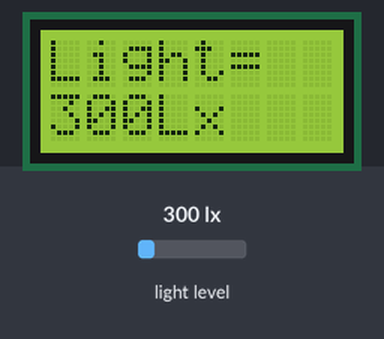
Simulated run of this sketch. Board: Arduino Uno, built with avr-gcc and run on an emulated ATmega328P. On the bench: 8×2 character LCD. The test bench sets the inputs (shaded band); at power-on: light level 300 lx.

Above: at 4.2 s.
4.3 s: light level set to 40 lx
At 6.2 s:
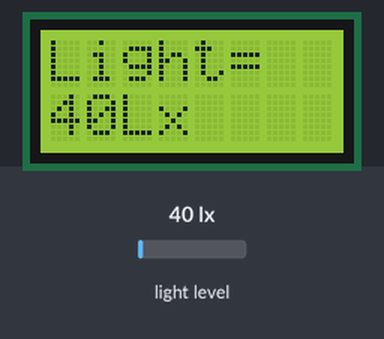
6.5 s: light level set to 500 lx
At 8.2 s:
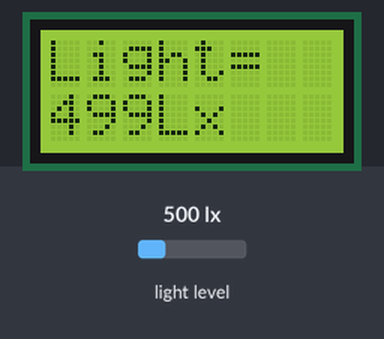
8.5 s: light level set to 1000 lx
At 10.2 s:
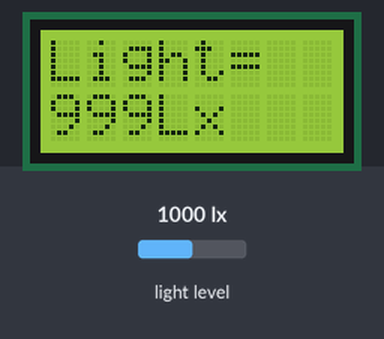
Timing chart, 0 to 11.7 s (numbered marks = the images above; inputs shaded):
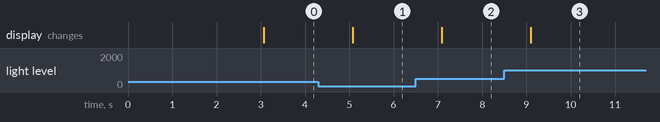

Measured:
- after the input at 4.3 s, the display: changes after 0.78 s (image 1)
- after the input at 6.5 s, the display: changes after 0.59 s (image 2)
- after the input at 8.5 s, the display: changes after 0.60 s (image 3)

The sketch:

LightSensorArduino.ino
```cpp
#include <Wire.h>                  // Imports library for i^2C
#include <BH1750.h>                // Imports library for light sensor
#include <LiquidCrystal.h>         // Imports library for screen control

LiquidCrystal lcd(12, 11, 5, 4, 3, 2); // Sets pinout for screen


BH1750 lightMeter;                 // Starts light sensor process


void setup(){                      // -- SETUP--
  lcd.begin(8, 2);                 // Starts screen, sets as a 8x2 screen
  lightMeter.begin();              // Starts light meter communication

  lcd.setCursor(0, 0);             // Sets cursor to top left
  lcd.print("Booting");            // Writes 'booting'

  delay(3000);                     // Delays for 3s for initialisation
  lcd.clear();                     // Clears screen ready for measurements
}


void loop() {                      // -- MAIN LOOP --
  uint16_t lux = lightMeter.readLightLevel(); // Takes light measurement

  lcd.clear();                     // Clears LCD from previous measurement
  lcd.setCursor(0, 0);             // Sets cursor top left
  lcd.print("Light=");             // Prints 'Light=' onscreen
  lcd.setCursor(0, 1);             // Sets cursor to bottom row
  lcd.print(lux);                  // Prints measured lux value
  lcd.print("Lx");                 // Prints word 'lx'
  delay(1000);                     // Delays for 1s (time between measurements)
}                                  // End of loop
```
